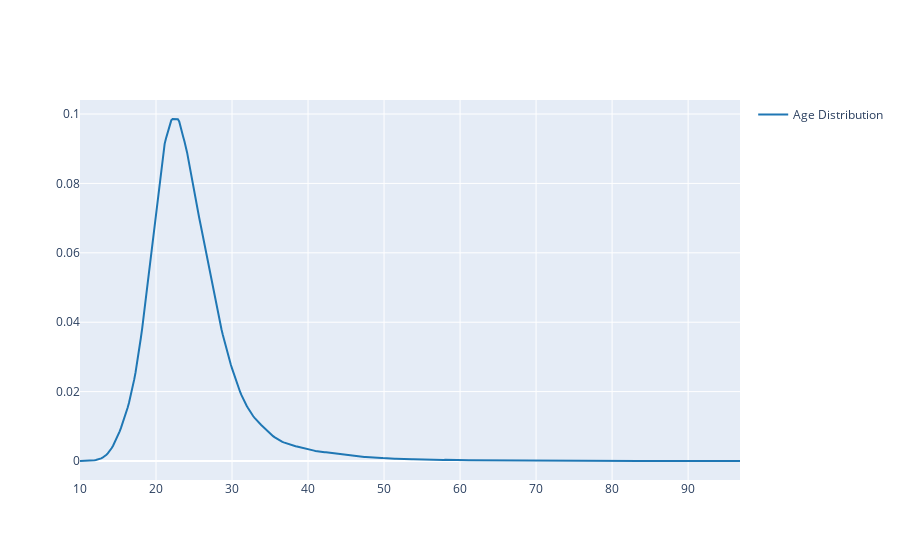

Source (notebook cell):
### Code cell
fig = ff.create_distplot([athlete_df['Age'].dropna()], ['Age Distribution'], show_hist = False, show_rug = False)
fig.show()

### Figure 1 — Plotly figure (JSON) as saved in the notebook; plotly's stock layout.template omitted (floating-point values rounded to 4 significant figures; data arrays with more than 128 entries replaced by an {"elided": "..."} marker saying what was removed)
{"data": [{"legendgroup": "Age Distribution", "marker": {"color": "rgb(31, 119, 180)"}, "mode": "lines", "name": "Age Distribution", "showlegend": true, "type": "scatter", "x": {"elided": "500 float values"}, "xaxis": "x", "y": {"elided": "500 float values"}, "yaxis": "y"}], "layout": {"barmode": "overlay", "hovermode": "closest", "legend": {"traceorder": "reversed"}, "xaxis": {"anchor": "y2", "domain": [0, 1], "zeroline": false}, "yaxis": {"anchor": "free", "domain": [0, 1], "position": 0}}}
